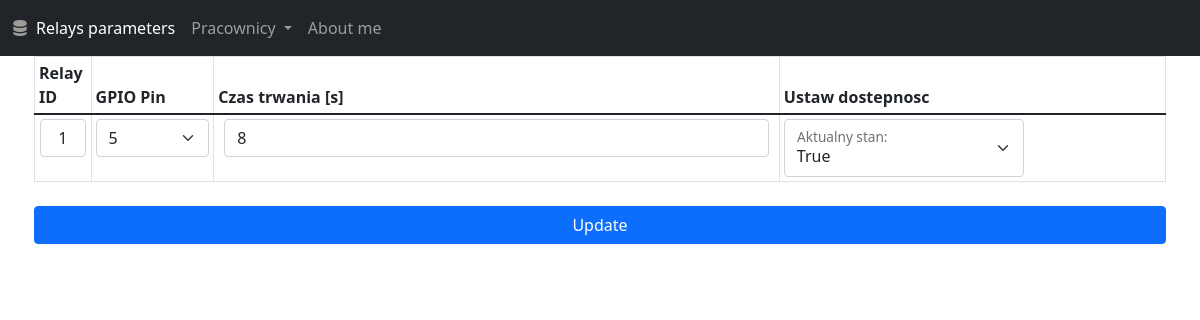
Page /database_update/1 on the committed database.
### app.py (models this page shows, shortened)
class RelayDB(db.Model):
    __tablename__ = 'relays'
    id = db.Column(db.Integer, primary_key=True)
    pin = db.Column(db.Integer)
    duration = db.Column(db.Integer)
    active = db.Column(db.Boolean)

### app.py (the view)
@app.route('/database_update/<int:id>', methods=['GET', 'POST'])
def update(id):
    event_to_update = RelayDB.query.get_or_404(id)
    if request.method == "POST":
        event_to_update.pin = int(request.form['gpio_pin_number'])
        event_to_update.duration = int(request.form['duration_time'])
        event_to_update.active = int(request.form['is_enable'])
        print("Updated event_to_update:", event_to_update)
        try:
            db.session.commit()
            print("POST successful")
            return redirect(url_for('.testdb'))
        except Exception as e:
            print("Error during commit:", str(e))
            error_text = "<p>The error:<br>" + str(e) + "</p>"
            hed = '<h1>Something is broken.</h1>'
            return hed + error_text
    else:
        return render_template("database_update.html", event_to_update=event_to_update)

### templates/database_update.html (shortened to what this page needs)
{% extends 'base.html' %} {% block title %}Update task{% endblock %} {% block
content %}
<div class="container">
  <form
    class="row gy-2 gx-3 align-items-center"
    action="/database_update/{{event_to_update.id}}"
    method="POST"
  >
    <table class="table table-bordered table-sm">
      <thead>
        <tr>
          <th
            data-field="Identifier"
            data-filter-control="select"
            data-sortable="true"
          >
            Relay ID
          </th>
          <th
            data-field="Kategoria"
            data-filter-control="select"
            data-sortable="true"
          >
            GPIO Pin
          </th>
          <th
            data-field="Opis"
            data-filter-control="select"
            data-sortable="true"
          >
            Czas trwania [s]
          </th>
          <th
            data-field="Wstawil"
            data-filter-control="select"
            data-sortable="true"
          >
            Ustaw dostepnosc
          </th>
        </tr>
      </thead>
      <tbody>
        <tr>
          <td style="padding-inline: 5px; text-align: center; width: 5%">
            <label class="form-control" name="RelayID"> {{ event_to_update.id }} </label>
          </td>
          <td>
            <select
              class="form-select form-select"
              id="gpio_pin_number"
              name="gpio_pin_number"
            >
              <option selected>{{event_to_update.pin}}</option>
            ><br />
          </td>
          <td style="padding-inline: 10px; text-align: center; width: 50%">
            <input
              class="form-control"
              type="text"
              id="duration_time"
              name="duration_time"
              style="width: 100%"
              value="{{event_to_update.duration}}"
            />
          </td>
          <td>
            <div class="form-floating" style="width: 180pt">
              <select
                class="form-select"
                id="is_enable"
                name="is_enable"
                aria-label="Floating label select example"
                required
              >
                <option selected>{{event_to_update.active}}</option>
              </select>
              <label for="is_enable">Aktualny stan:</label>
            </div>
          </td>
        </tr>
      </tbody>
    </table>
    <input class="btn btn-primary" type="submit" value="Update" />
  </form>
</div>
{% endblock %}

### rows in the picture
RelayDB: id "1", gpio_pin_number "5", duration_time "8", is_enable "True"
